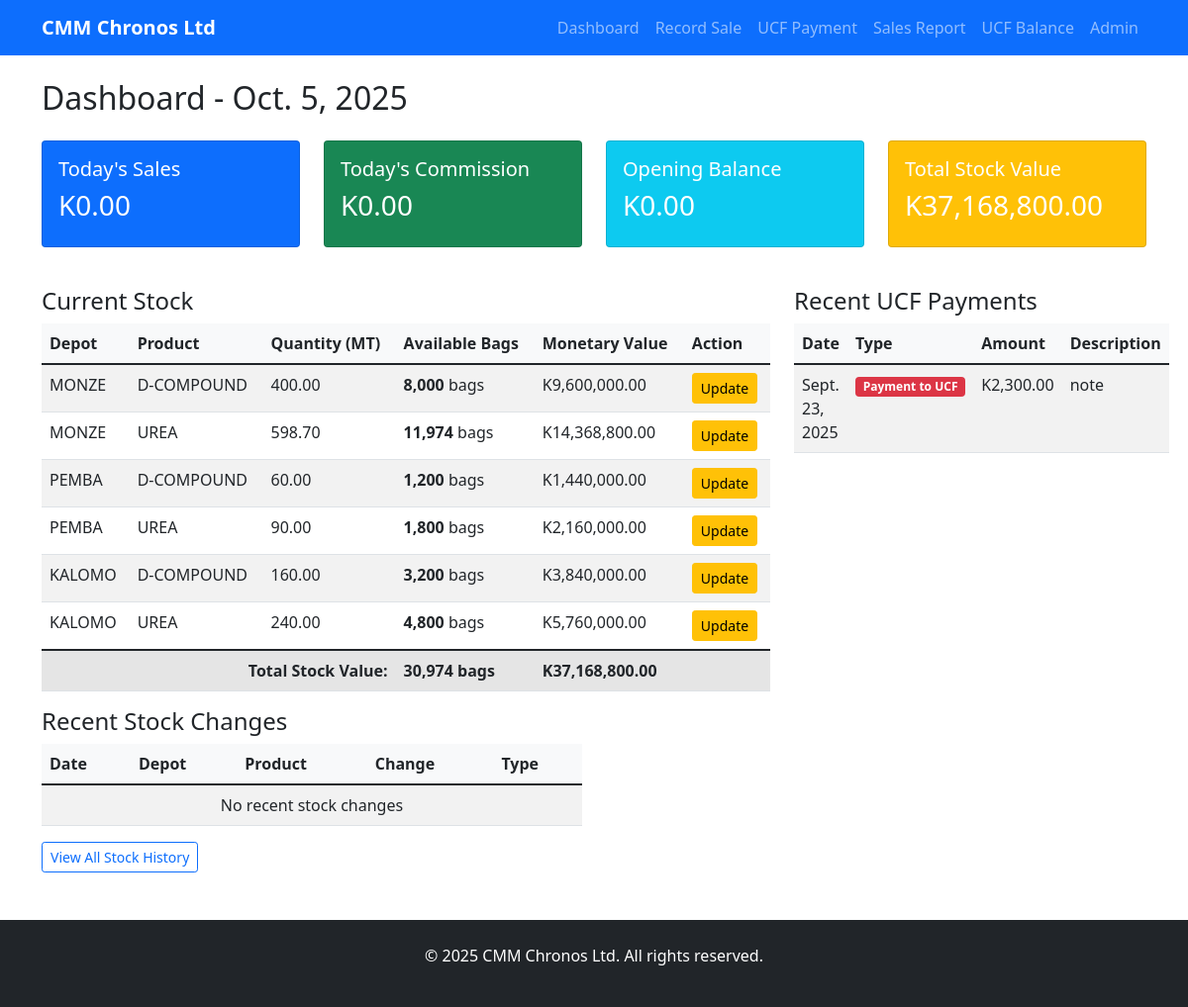
Before: / with the older database file.
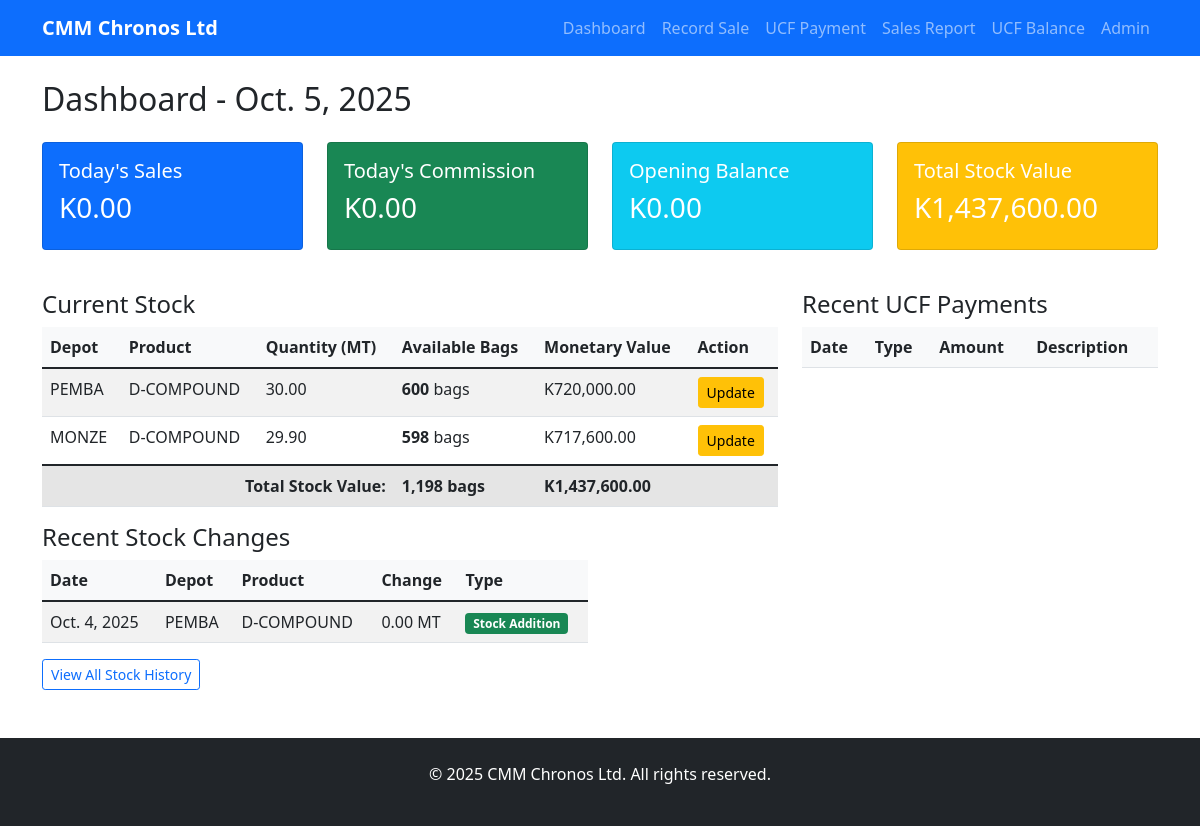
After: the same page with the newer database file.
### fertilizer_tracking/models.py (models this page shows, shortened)
class Stock(models.Model):
    depot = models.ForeignKey(Depot, on_delete=models.CASCADE, null=True, blank=True)
    product = models.ForeignKey(Product, on_delete=models.CASCADE, null=True, blank=True)
    quantity = models.DecimalField(max_digits=10, decimal_places=2, validators=[MinValueValidator(0)])
    date_updated = models.DateTimeField(auto_now=True)
    class Meta:
        unique_together = ('depot', 'product')
    def get_available_bags(self):
        bags_per_mt = 20
        return int(self.quantity * bags_per_mt) if self.quantity else 0
    def get_monetary_value(self):
        if self.product and self.quantity:
            bags_per_mt = 20
            total_bags = self.quantity * bags_per_mt
            monetary_value = total_bags * self.product.price_per_bag
            return monetary_value
        return 0

class Depot(models.Model):
    name = models.CharField(max_length=100)
    district = models.CharField(max_length=100)
    manager = models.CharField(max_length=100)
    phone = models.CharField(max_length=15)
    nrc = models.CharField(max_length=50)

class Product(models.Model):
    name = models.CharField(max_length=100)
    price_per_bag = models.DecimalField(max_digits=10, decimal_places=2, default=1200.00)
    commission_per_bag = models.DecimalField(max_digits=10, decimal_places=2, default=50.00)

class UCFPayment(models.Model):
    PAYMENT_TYPES = [
        ('payment', 'Payment to UCF'),
        ('receipt', 'Receipt from UCF'),
    ]
    date = models.DateField()
    payment_type = models.CharField(max_length=10, choices=PAYMENT_TYPES)
    amount = models.DecimalField(max_digits=12, decimal_places=2)
    description = models.TextField()
    reference_number = models.CharField(max_length=100, blank=True)

class StockHistory(models.Model):
    CHANGE_TYPES = [
        ('addition', 'Stock Addition'),
        ('sale', 'Stock Sale'),
        ('adjustment', 'Stock Adjustment'),
        ('correction', 'Stock Correction'),
    ]
    stock = models.ForeignKey(Stock, on_delete=models.CASCADE, related_name='history')
    date = models.DateField()
    previous_quantity = models.DecimalField(max_digits=10, decimal_places=2)
    new_quantity = models.DecimalField(max_digits=10, decimal_places=2)
    change_type = models.CharField(max_length=20, choices=CHANGE_TYPES)
    bags_sold = models.IntegerField(null=True, blank=True)  # Only for sales
    quantity_change = models.DecimalField(max_digits=10, decimal_places=2)  # Positive for addition, negative for reduction
    description = models.TextField(blank=True)
    created_at = models.DateTimeField(auto_now_add=True)
    class Meta:
        ordering = ['-date', '-created_at']
        verbose_name_plural = "Stock Histories"

### fertilizer_tracking/views.py (the view)
# urls.py: path('', views.dashboard, name='dashboard'),
def dashboard(request):
    today = date.today()
    today_sales = DailySale.objects.filter(date=today)
    total_today_sales = today_sales.aggregate(Sum('total_amount'))['total_amount__sum'] or 0
    total_today_commissions = today_sales.aggregate(Sum('commission_earned'))['commission_earned__sum'] or 0
    stocks = Stock.objects.select_related('depot', 'product')
    total_stock_value = 0
    total_available_bags = 0
    for stock in stocks:
        total_stock_value += stock.get_monetary_value()
        total_available_bags += stock.get_available_bags()
    recent_payments = UCFPayment.objects.order_by('-date')[:5]
    recent_stock_changes = StockHistory.objects.select_related('stock', 'stock__depot', 'stock__product').order_by('-date', '-created_at')[:10]
    try:
        yesterday_balance = DailyBalance.objects.filter(date=today - timedelta(days=1)).first()
        opening_balance = yesterday_balance.closing_balance if yesterday_balance else 0
    except:
        opening_balance = 0
    context = {
        'today_sales': today_sales,
        'total_today_sales': total_today_sales,
        'total_today_commissions': total_today_commissions,
        'stocks': stocks,
        'recent_payments': recent_payments,
        'recent_stock_changes': recent_stock_changes,
        'opening_balance': opening_balance,
        'total_stock_value': total_stock_value,
        'total_available_bags': total_available_bags,
        'today': today,
    }
    return render(request, 'fertilizer_tracking/dashboard.html', context)

### fertilizer_tracking/templates/fertilizer_tracking/dashboard.html
{% extends 'base.html' %}
{% load humanize %}
{% block content %}
<div class="row">
    <div class="col-md-12">
        <h2>Dashboard - {{ today }}</h2>
        <div class="row mt-4">
            <div class="col-md-3">
                <div class="card text-white bg-primary">
                    <div class="card-body">
                        <h5 class="card-title">Today's Sales</h5>
                        <h3>K{{ total_today_sales|floatformat:2|intcomma }}</h3>
                    </div>
                </div>
            </div>
            <div class="col-md-3">
                <div class="card text-white bg-success">
                    <div class="card-body">
                        <h5 class="card-title">Today's Commission</h5>
                        <h3>K{{ total_today_commissions|floatformat:2|intcomma }}</h3>
                    </div>
                </div>
            </div>
            <div class="col-md-3">
                <div class="card text-white bg-info">
                    <div class="card-body">
                        <h5 class="card-title">Opening Balance</h5>
                        <h3>K{{ opening_balance|floatformat:2|intcomma }}</h3>
                    </div>
                </div>
            </div>
            <div class="col-md-3">
                <div class="card text-white bg-warning">
                    <div class="card-body">
                        <h5 class="card-title">Total Stock Value</h5>
                        <h3>K{{ total_stock_value|floatformat:2|intcomma }}</h3>
                    </div>
                </div>
            </div>
        </div>
        <div class="row mt-4">
            <div class="col-md-8">
                <h4>Current Stock</h4>
                <table class="table table-striped">
                    <thead>
                        <tr>
                            <th>Depot</th>
                            <th>Product</th>
                            <th>Quantity (MT)</th>
                            <th>Available Bags</th>
                            <th>Monetary Value</th>
                            <th>Action</th>
                        </tr>
                    </thead>
                    <tbody>
                        {% for stock in stocks %}
                        <tr>
                            <td>{{ stock.depot.name }}</td>
                            <td>{{ stock.product.name }}</td>
                            <td>{{ stock.quantity|floatformat:2 }}</td>
                            <td><strong>{{ stock.get_available_bags|intcomma }}</strong> bags</td>
                            <td>K{{ stock.get_monetary_value|floatformat:2|intcomma }}</td>
                            <td>
                                <a href="{% url 'update_stock' stock.id %}" class="btn btn-sm btn-warning">Update</a>
                            </td>
                        </tr>
                        {% endfor %}
                    </tbody>
                    <tfoot>
                        <tr class="table-active">
                            <td colspan="3" class="text-end"><strong>Total Stock Value:</strong></td>
                            <td><strong>{{ total_available_bags|intcomma }} bags</strong></td>
                            <td><strong>K{{ total_stock_value|floatformat:2|intcomma }}</strong></td>
                            <td></td>
                        </tr>
                    </tfoot>
                </table>
            </div>
            <div class="col-md-4">
                <h4>Recent UCF Payments</h4>
                <table class="table table-striped">
                    <thead>
                        <tr>
                            <th>Date</th>
                            <th>Type</th>
                            <th>Amount</th>
                            <th>Description</th>
                        </tr>
                    </thead>
                    <tbody>
                        {% for payment in recent_payments %}
                        <tr>
                            <td>{{ payment.date }}</td>
                            <td>
                                <span class="badge {% if payment.payment_type == 'payment' %}bg-danger{% else %}bg-success{% endif %}">
                                    {{ payment.get_payment_type_display }}
                                </span>
                            </td>
                            <td>K{{ payment.amount|floatformat:2|intcomma }}</td>
                            <td>{{ payment.description|truncatewords:3 }}</td>
                        </tr>
                        {% endfor %}
                    </tbody>
                </table>
            </div>
<div class="col-md-6">
    <h4>Recent Stock Changes</h4>
    <table class="table table-striped">
        <thead>
            <tr>
                <th>Date</th>
                <th>Depot</th>
                <th>Product</th>
                <th>Change</th>
                <th>Type</th>
            </tr>
        </thead>
        <tbody>
            {% for change in recent_stock_changes %}
            <tr>
                <td>{{ change.date }}</td>
                <td>{{ change.stock.depot.name }}</td>
                <td>{{ change.stock.product.name }}</td>
                <td class="{% if change.quantity_change > 0 %}text-success{% elif change.quantity_change < 0 %}text-danger{% endif %}">
                    {% if change.quantity_change > 0 %}+{% endif %}{{ change.quantity_change|floatformat:2 }} MT
                </td>
                <td>
                    <span class="badge
                        {% if change.change_type == 'addition' %}bg-success
                        {% elif change.change_type == 'sale' %}bg-danger
                        {% else %}bg-warning{% endif %}">
                        {{ change.get_change_type_display }}
                    </span>
                </td>
            </tr>
            {% empty %}
            <tr>
                <td colspan="5" class="text-center">No recent stock changes</td>
            </tr>
            {% endfor %}
        </tbody>
    </table>
    <a href="{% url 'stock_history' %}" class="btn btn-sm btn-outline-primary">View All Stock History</a>
</div>
        </div>
    </div>
</div>
{% endblock %}

### fertilizer_tracking/templates/base.html (shortened to what this page needs)
<!DOCTYPE html>
<html lang="en">
<head>
    <link href="https://cdn.jsdelivr.net/npm/bootstrap@5.1.3/dist/css/bootstrap.min.css" rel="stylesheet">
</head>
<body>
    <nav class="navbar navbar-expand-lg navbar-dark bg-primary">
        <div class="container">
            <a class="navbar-brand" href="{% url 'dashboard' %}">CMM Chronos Ltd</a>
            <div class="collapse navbar-collapse" id="navbarNav">
                <ul class="navbar-nav ms-auto">
                    <li class="nav-item">
                        <a class="nav-link" href="{% url 'dashboard' %}">Dashboard</a>
                    </li>
                    <li class="nav-item">
                        <a class="nav-link" href="{% url 'record_sale' %}">Record Sale</a>
                    </li>
                    <li class="nav-item">
                        <a class="nav-link" href="{% url 'record_payment' %}">UCF Payment</a>
                    </li>
                    <li class="nav-item">
                        <a class="nav-link" href="{% url 'sales_report' %}">Sales Report</a>
                    </li>
                    <li class="nav-item">
                        <a class="nav-link" href="{% url 'ucf_balance' %}">UCF Balance</a>
                    </li>
                    <li class="nav-item">
                        <a class="nav-link" href="/admin/" target="_blank">Admin</a>
                    </li>
                </ul>
            </div>
        </div>
    </nav>
    <div class="container mt-4">
        {% block content %}
        {% endblock %}
    </div>
    <footer class="bg-dark text-white mt-5">
        <div class="container py-4">
            <div class="row">
                <div class="col-md-12 text-center">
                    <p>&copy; 2025 CMM Chronos Ltd. All rights reserved.</p>
                </div>
            </div>
        </div>
    </footer>
</body>
</html>

### fertilizer_tracking/templates/base.html (style rules this page uses)
.navbar-brand { font-weight: bold; }
.card { margin-bottom: 1rem; }
.table th { background-color: #f8f9fa; }

Changed rows visible on the page:
removed Stock: depot.name "MONZE", product.name "D-COMPOUND", quantity "400.00", get_available_bags "8,000", get_monetary_value "9,600,000.00"
removed Stock: depot.name "MONZE", product.name "UREA", quantity "598.70", get_available_bags "11,974", get_monetary_value "14,368,800.00"
removed Stock: depot.name "PEMBA", product.name "D-COMPOUND", quantity "60.00", get_available_bags "1,200", get_monetary_value "1,440,000.00"
removed Stock: depot.name "PEMBA", product.name "UREA", quantity "90.00", get_available_bags "1,800", get_monetary_value "2,160,000.00"
removed Stock: depot.name "KALOMO", product.name "D-COMPOUND", quantity "160.00", get_available_bags "3,200", get_monetary_value "3,840,000.00"
removed Stock: depot.name "KALOMO", product.name "UREA", quantity "240.00", get_available_bags "4,800", get_monetary_value "5,760,000.00"
removed UCFPayment: date "Sept. 23, 2025", payment_type "Payment to UCF", amount "2,300.00", description "note"
added Stock: depot.name "PEMBA", product.name "D-COMPOUND", quantity "30.00", get_available_bags "600", get_monetary_value "720,000.00"
added Stock: depot.name "MONZE", product.name "D-COMPOUND", quantity "29.90", get_available_bags "598", get_monetary_value "717,600.00"
added StockHistory: date "Oct. 4, 2025", stock.depot.name "PEMBA", stock.product.name "D-COMPOUND", quantity_change "0.00", change_type "Stock Addition"
Other visible differences:
{{ total_stock_value|floatformat:2|intcomma }}: "37,168,800.00" → "1,437,600.00"
{{ total_available_bags|intcomma }}: "30,974" → "1,198"
text no longer shown: "No recent stock changes"
